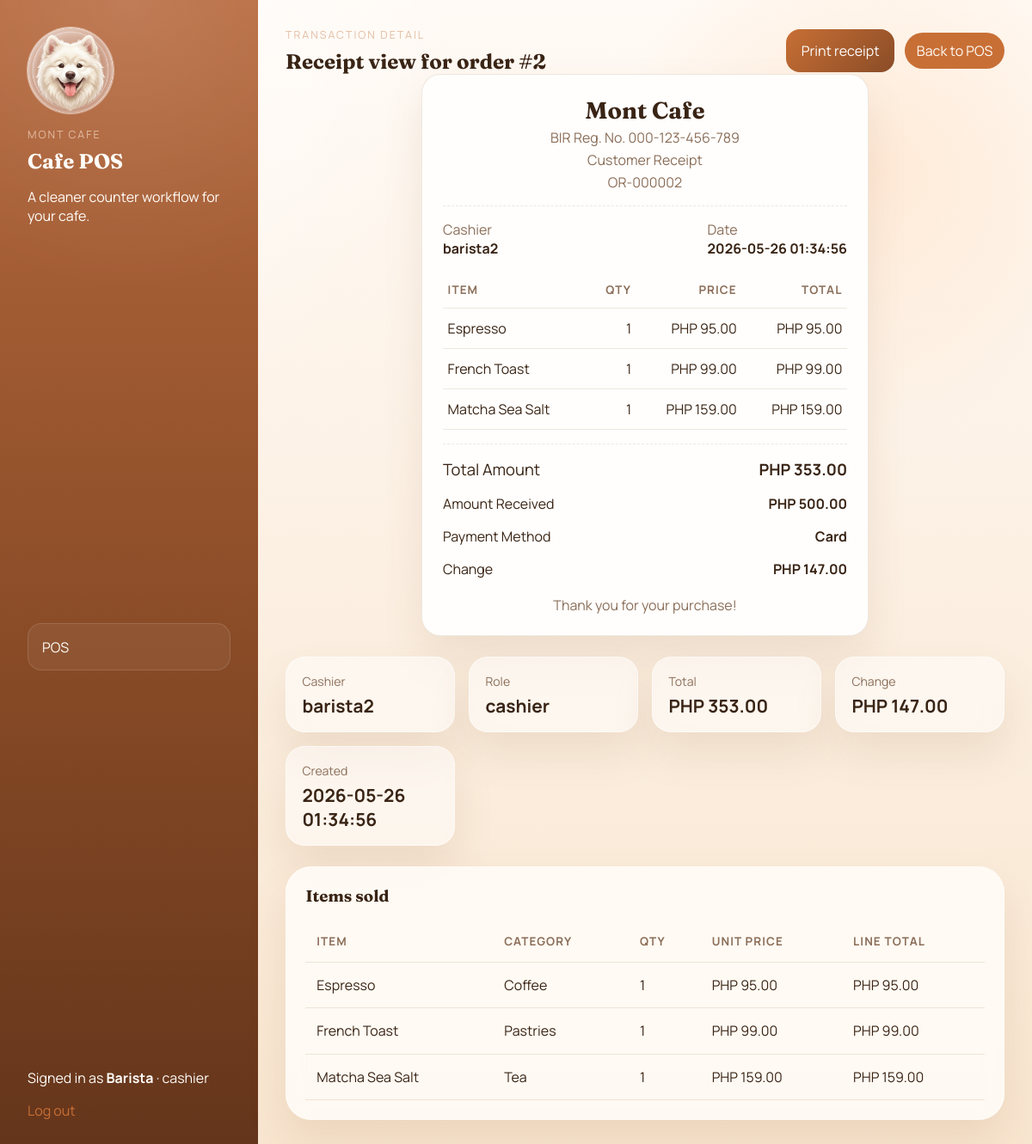
The page /pos/transactions/2 (signed in) on the database its author committed.
### tables this page shows
CREATE TABLE login (
                id INTEGER PRIMARY KEY AUTOINCREMENT,
                username TEXT NOT NULL UNIQUE,
                pin_hash TEXT NOT NULL,
                role TEXT NOT NULL DEFAULT 'cashier',
                created_at TEXT NOT NULL DEFAULT CURRENT_TIMESTAMP
            , active INTEGER NOT NULL DEFAULT 1);

CREATE TABLE transactions (
                id INTEGER PRIMARY KEY AUTOINCREMENT,
                user_id INTEGER NOT NULL,
                total_amount REAL NOT NULL,
                created_at TEXT NOT NULL DEFAULT CURRENT_TIMESTAMP, amount_received REAL NOT NULL DEFAULT 0, change_amount REAL NOT NULL DEFAULT 0, payment_method TEXT NOT NULL DEFAULT 'Cash', customer_name TEXT NOT NULL DEFAULT '', receipt_number TEXT NOT NULL DEFAULT '', voided INTEGER NOT NULL DEFAULT 0, void_reason TEXT NOT NULL DEFAULT '',
                FOREIGN KEY (user_id) REFERENCES login(id)
            );

CREATE TABLE transaction_items (
                id INTEGER PRIMARY KEY AUTOINCREMENT,
                transaction_id INTEGER NOT NULL,
                product_id INTEGER NOT NULL,
                quantity INTEGER NOT NULL,
                price_at_sale REAL NOT NULL,
                FOREIGN KEY (transaction_id) REFERENCES transactions (id),
                FOREIGN KEY (product_id) REFERENCES product (id)
            );

CREATE TABLE product (
                id INTEGER PRIMARY KEY AUTOINCREMENT,
                category_id INTEGER NOT NULL,
                name TEXT NOT NULL,
                price REAL NOT NULL,
                stock INTEGER NOT NULL DEFAULT 0,
                low_stock_threshold INTEGER NOT NULL DEFAULT 5,
                created_at TEXT NOT NULL DEFAULT CURRENT_TIMESTAMP,
                FOREIGN KEY (category_id) REFERENCES categories (id)
            );

CREATE TABLE categories (
                id INTEGER PRIMARY KEY AUTOINCREMENT,
                category TEXT NOT NULL UNIQUE
            );

### routes/pos.py (the view)
@pos_bp.route("/transactions/<int:transaction_id>")
@login_required
def transaction_detail(transaction_id: int):
    transaction, items = fetch_transaction_detail(current_app.config["DATABASE"], transaction_id)
    if transaction is None:
        flash("Transaction not found.", "error")
        return redirect(_pos_return_url())
    return render_template(
        "transaction_detail.html",
        transaction=transaction,
        items=items,
        shop_name=current_app.config["SHOP_NAME"],
        bir_registration=current_app.config["SHOP_BIR_REGISTRATION"],
        return_to_pos=_pos_return_url(),
    )

### models.py (called while the page is built)
def get_connection(database_path: str) -> sqlite3.Connection:
    connection = sqlite3.connect(database_path)
    connection.row_factory = sqlite3.Row
    return connection

### routes/auth.py (called while the page is built)
def login_required(view):
    @wraps(view)
    def wrapped_view(*args, **kwargs):
        if "user" not in session:
            return redirect(url_for("auth.login"))
        return view(*args, **kwargs)
    return wrapped_view

### routes/pos.py (called while the page is built)
def _pos_return_url() -> str:
    return session.get("last_pos_url", url_for("pos.dashboard"))

### templates/transaction_detail.html (shortened to what this page needs)
{% extends "base.html" %}
{% block content %}
<section class="page-header">
    <div>
        <p class="eyebrow">Transaction Detail</p>
        <h2>Receipt view for order #{{ transaction["id"] }}</h2>
    </div>
    <div class="receipt-actions">
        <button type="button" onclick="window.print()">Print receipt</button>
        <a class="chip active" href="{{ return_to_pos }}">Back to POS</a>
    </div>
</section>
<section class="receipt-paper">
    <div class="receipt-header">
        <h3>{{ shop_name }}</h3>
        <p>{{ bir_registration }}</p>
        <p>Customer Receipt</p>
        <p>{{ transaction["receipt_number"] or ("OR-%06d"|format(transaction["id"])) }}</p>
    </div>
    <div class="receipt-meta">
        <div>
            <span>Cashier</span>
            <strong>{{ transaction["username"] }}</strong>
        </div>
        <div>
            <span>Date</span>
            <strong>{{ transaction["created_at"] }}</strong>
        </div>
    </div>
    <table class="receipt-table">
        <thead>
            <tr>
                <th>Item</th>
                <th>Qty</th>
                <th>Price</th>
                <th>Total</th>
            </tr>
        </thead>
        <tbody>
            {% for item in items %}
            <tr>
                <td>{{ item["name"] }}</td>
                <td>{{ item["quantity"] }}</td>
                <td>PHP {{ '%.2f'|format(item["price_at_sale"]) }}</td>
                <td>PHP {{ '%.2f'|format(item["line_total"]) }}</td>
            </tr>
            {% endfor %}
        </tbody>
    </table>
    <div class="receipt-total">
        <span>Total Amount</span>
        <strong>PHP {{ '%.2f'|format(transaction["total_amount"]) }}</strong>
    </div>
    <div class="receipt-payment-line">
        <span>Amount Received</span>
        <strong>PHP {{ '%.2f'|format(transaction["amount_received"]) }}</strong>
    </div>
    <div class="receipt-payment-line">
        <span>Payment Method</span>
        <strong>{{ transaction["payment_method"] }}</strong>
    </div>
    <div class="receipt-payment-line">
        <span>Change</span>
        <strong>PHP {{ '%.2f'|format(transaction["change_amount"]) }}</strong>
    </div>
    <p class="receipt-thanks">Thank you for your purchase!</p>
</section>
<section class="stats-grid screen-only">
    <article class="stat-card">
        <span>Cashier</span>
        <strong>{{ transaction["username"] }}</strong>
    </article>
    <article class="stat-card">
        <span>Role</span>
        <strong>{{ transaction["role"] }}</strong>
    </article>
    <article class="stat-card">
        <span>Total</span>
        <strong>PHP {{ '%.2f'|format(transaction["total_amount"]) }}</strong>
    </article>
    <article class="stat-card">
        <span>Change</span>
        <strong>PHP {{ '%.2f'|format(transaction["change_amount"]) }}</strong>
    </article>
    <article class="stat-card">
        <span>Created</span>
        <strong>{{ transaction["created_at"] }}</strong>
    </article>
</section>
<section class="panel screen-only">
    <div class="panel-heading">
        <h3>Items sold</h3>
    </div>
    <div class="table-wrap">
        <table>
            <thead>
                <tr>
                    <th>Item</th>
                    <th>Category</th>
                    <th>Qty</th>
                    <th>Unit price</th>
                    <th>Line total</th>
                </tr>
            </thead>
            <tbody>
                {% for item in items %}
                <tr>
                    <td>{{ item["name"] }}</td>
                    <td>{{ item["category"] }}</td>
                    <td>{{ item["quantity"] }}</td>
                    <td>PHP {{ '%.2f'|format(item["price_at_sale"]) }}</td>
                    <td>PHP {{ '%.2f'|format(item["line_total"]) }}</td>
                </tr>
                {% endfor %}
            </tbody>
        </table>
    </div>
</section>
{% endblock %}

### templates/base.html (shortened to what this page needs)
<!DOCTYPE html>
<html lang="en">
<head>
    <link rel="stylesheet" href="{{ url_for('static', filename='css/styles.css') }}">
</head>
<body class="{% if not session.get('user') %}auth-page{% endif %}">
    <div class="page-shell">
        {% if session.get("user") %}
        <aside class="sidebar">
            <div>
                <div class="samoyed-badge">
                    <img class="samoyed-logo" src="{{ url_for('static', filename='image/samoyed-logo.png') }}" alt="Samoyed logo" />
                </div>
                <p class="eyebrow">Mont Cafe</p>
                <h1>Cafe POS</h1>
                <p class="sidebar-copy">A cleaner counter workflow for your cafe.</p>
            </div>
            <nav class="nav-links">
                <a href="{{ url_for('pos.dashboard') }}" class="{% if request.endpoint == 'pos.dashboard' %}active{% endif %}">POS</a>
            </nav>
            <div class="sidebar-footer">
                <p>Signed in as <strong>{{ session["user"]["display_name"] }}</strong> · {{ session["user"]["role"] }}</p>
                <a class="text-link" href="{{ url_for('auth.logout') }}">Log out</a>
            </div>
        </aside>
        {% endif %}
        <main class="main-content {% if not session.get('user') %}full-width{% endif %}">
            {% block content %}{% endblock %}
        </main>
    </div>
</body>
</html>

### rows shown on the page
login: user.role "cashier"
transactions: total_amount "353.00", amount_received "500.00", change_amount "147.00"
transaction_items: name "Espresso", quantity "1", price_at_sale "95.00", line_total "95.00", category "Coffee"
transaction_items: name "French Toast", quantity "1", price_at_sale "99.00", line_total "99.00", category "Pastries"
transaction_items: name "Matcha Sea Salt", quantity "1", price_at_sale "159.00", line_total "159.00", category "Tea"

### other values the page prints
{{ session["user"]["display_name"] }} "Barista"
{{ shop_name }} "Mont Cafe"
{{ bir_registration }} "BIR Reg. No. 000-123-456-789"
